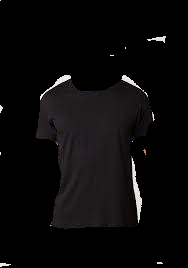
#> input picture dataset/input_images_for_tryon/product_image.png, 188 x 268 px, given in place of try on person.jpg, which was not available
$ jupyter execute --allow-errors Virtual_Try_On_Experience.ipynb   (shell and % lines are left out)   (text cells are left out)
#> lines starting #> are read from the running program, lines starting #| are printed output that depends on the picture; after the words box and inside, x2 and y2 are one past the last pixel; in counts of white or black regions, pixels touching at a corner belong together; pictures that were not available may be replaced by others from this repository, and a replacement may not be noted
[cell 1]
import torch
import torch.nn as nn

# Generator Network (simplified for demonstration)
class Generator(nn.Module):
    # [10 lines left out: function __init__, not called in this run]

    def forward(self, z):
        return self.model(z)

[cell 2]
from google.colab import files
uploaded = files.upload()
#> the answer given: product_image.png

[cell 3]
import torch
import torch.nn as nn
import numpy as np

# Generator Network (simplified for demonstration)
class Generator(nn.Module):
    def __init__(self):
        super(Generator, self).__init__()
        self.model = nn.Sequential(
            nn.Linear(100, 256),
            nn.ReLU(),
            nn.Linear(256, 512),
            nn.ReLU(),
            nn.Linear(512, 784),
            nn.Tanh()  # Output in range [-1, 1]
        )

    def forward(self, z):
        return self.model(z)

[cell 4]
import torchvision.utils as vutils
import matplotlib.pyplot as plt

# [15 lines left out: function generate_fake_images, not called in this run]

# Example usage
#> (the rest of this cell did not finish here and is left out)

[cell 5]
import cv2
import numpy as np
from google.colab.patches import cv2_imshow  # Import cv2_imshow for displaying images in Colab

def overlay_product(user_photo_path, fake_image_path, output_path='output_image.jpg'):
    # Load user's photo
#> called with user_photo_path = 'try on person.jpg', fake_image_path = 'fake_images.png', output_path = 'try_on_result.jpg'
    user_photo = cv2.imread(user_photo_path)
#> user_photo is the input picture: shape (268, 188, 3); mean B, G, R 9.4, 9, 10.1
    if user_photo is None:
        raise ValueError(f"Failed to load image: {user_photo_path}")

    # Load fake image
    fake_image = cv2.imread(fake_image_path)
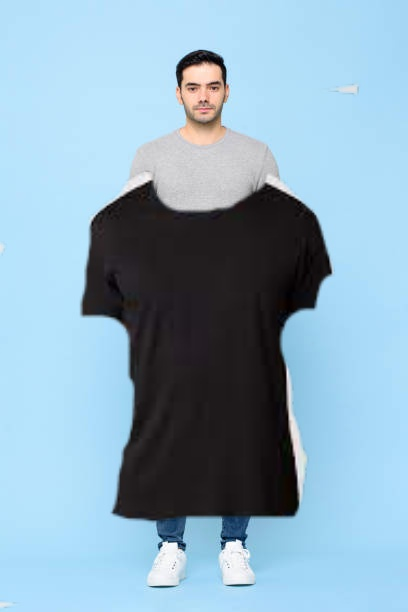
#> input picture output_images/try_on_result.jpg, 408 x 612 px, given in place of fake_images.png, which was not available
#> fake_image is the input picture: shape (612, 408, 3); mean B, G, R 190.4, 171.7, 140.9
    if fake_image is None:
        raise ValueError(f"Failed to load image: {fake_image_path}")

    # Resize fake image to fit user's photo (example resizing)
    fake_image_resized = cv2.resize(fake_image, (user_photo.shape[1], user_photo.shape[0]))
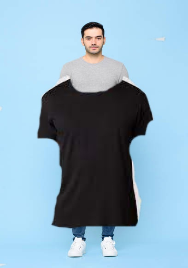
#> fake_image_resized: shape (268, 188, 3); mean B, G, R 190.4, 171.6, 140.8

    # Convert fake image to grayscale (if needed)
    fake_gray = cv2.cvtColor(fake_image_resized, cv2.COLOR_BGR2GRAY)
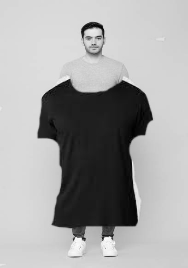
#> fake_gray: shape (268, 188); min 1, max 252, mean 164.5

    # Threshold the fake image to create a mask
    ret, mask = cv2.threshold(fake_gray, 10, 255, cv2.THRESH_BINARY)
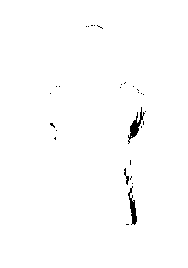
#> mask: shape (268, 188); 99.2% white; 29 black regions (26 under 20 px), largest, box (x1, y1, x2, y2) and area: (128, 107, 145, 144) 182, (128, 186, 137, 225) 148, (124, 168, 129, 185) 34

    # Invert the mask
    mask_inv = cv2.bitwise_not(mask)

    # Apply the mask on user's photo to get the background
    user_photo_bg = cv2.bitwise_and(user_photo, user_photo, mask=mask_inv)

    # Extract fake image without background
    fake_fg = cv2.bitwise_and(fake_image_resized, fake_image_resized, mask=mask)

    # Overlay fake image onto user's photo
    combined_image = cv2.add(user_photo_bg, fake_fg)

    # Save the combined image
    cv2.imwrite(output_path, combined_image)

    # Display the combined image (using cv2_imshow instead of cv2.imshow)
    cv2_imshow(combined_image)
    cv2.waitKey(0)
    cv2.destroyAllWindows()

# Example usage
user_photo_path = 'try on person.jpg'  # Replace with your user's photo path
fake_image_path = 'fake_images.png'  # Replace with your generated fake image path
output_path = 'try_on_result.jpg'  # Replace with your desired output path

try:
    overlay_product(user_photo_path, fake_image_path, output_path)
except ValueError as e:
    print(e)

[cell 6]
import torch
from torchvision import datasets, transforms

# Download Fashion MNIST dataset
#> (the rest of this cell did not finish here and is left out)

[cell 7]
import torch
from torchvision import datasets, transforms
import torch.nn as nn
import matplotlib.pyplot as plt
import numpy as np

# Step 1: Dataset Acquisition (Fashion MNIST as example)
#> (the rest of this cell did not finish here and is left out)

[cell 8]
import os
os.makedirs('models', exist_ok=True)
#> (the rest of this cell did not finish here and is left out)

[cell 9]
# Load the saved models
def load_models(generator_path='models/generator.pth', discriminator_path='models/discriminator.pth', z_dim=100):
    generator = Generator(input_dim=z_dim, output_dim=28*28)
    discriminator = Discriminator(input_dim=28*28)

    generator.load_state_dict(torch.load(generator_path))
    discriminator.load_state_dict(torch.load(discriminator_path))

    return generator, discriminator

# Example usage of loading models
#> (the rest of this cell did not finish here and is left out)

[cell 10]
# [17 lines left out: function virtual_try_on, not called in this run]

[cell 11]
# [8 lines left out: function load_models, not called in this run]

[cell 12]
# Function to overlay product image onto user image
# [29 lines left out: function overlay_product, not called in this run]

[cell 13]
def perform_virtual_try_on(user_image_path, product_image_path, generator_path='models/generator.pth', output_path='try_on_result.jpg'):
    z_dim = 100
    generator = Generator(input_dim=z_dim, output_dim=28*28)
    generator.load_state_dict(torch.load(generator_path))
    generator.eval()

    device = torch.device("cuda" if torch.cuda.is_available() else "cpu")
    generator.to(device)

    with torch.no_grad():
        z = torch.randn(1, z_dim).to(device)
        fake_image = generator(z).view(28, 28).cpu().numpy()

    # Convert the generated image to 3 channels
    fake_image = np.stack((fake_image,) * 3, axis=-1)

    # Save the virtual try-on image
    overlay_product(user_image_path, product_image_path, output_path)
    print(f"Virtual try-on result saved to {output_path}")

[cell 14]
user_image_path = 'try on person.jpg'  # Path to user image
#> (the rest of this cell did not finish here and is left out)

[cell 15]
# Upload user and product images
print("Please upload the user image:")
uploaded = files.upload()
#> the answer given: try_on_result.jpg
user_image_path = list(uploaded.keys())[0]

print("Please upload the product image:")
uploaded = files.upload()
#> the answer given: try_on_result.jpg
product_image_path = list(uploaded.keys())[0]

# Example of performing virtual try-on
#> (the rest of this cell did not finish here and is left out)
